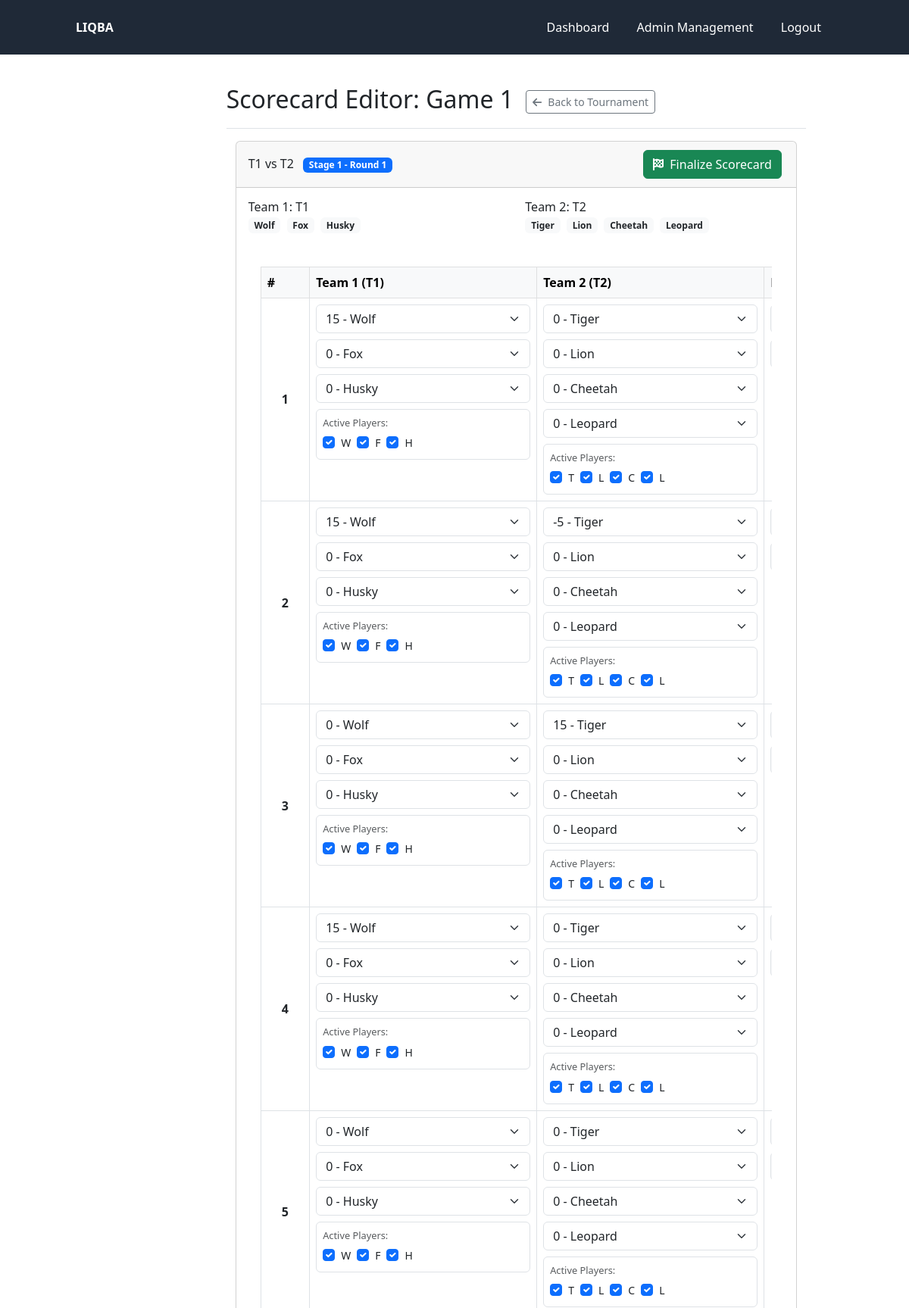
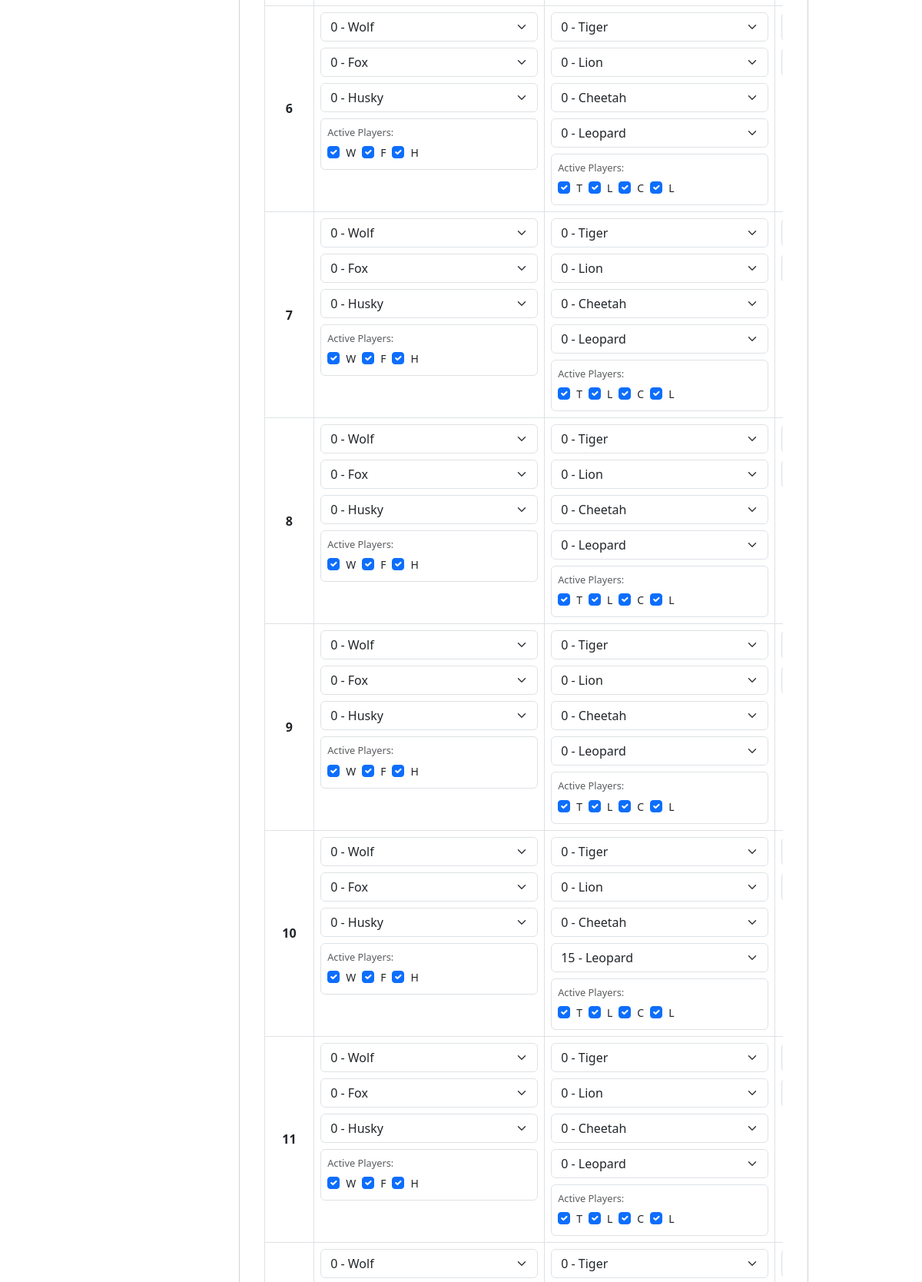
Screenshot of /admin/tournament/1/game/1/scorecard (signed in, upper part) with the database file from the repository (2 pictures, top to bottom).
### models/game.py (models this page shows, shortened)
class Game(db.Model):
    __tablename__ = 'game'
    __table_args__ = {'extend_existing': True}
    id = Column(db.Integer, primary_key=True)
    team1 = Column(String(100), nullable=False)
    team2 = Column(String(100), nullable=False)
    result = Column(Integer, nullable=False, default=-2)  # -2: not played, 1: team1 wins, 0: draw, -1: team2 wins
    tournament_id = Column(Integer, db.ForeignKey('tournament.id', name='fk_game_tournament'), nullable=False)
    round_number = Column(Integer, nullable=False)
    stage_id = Column(Integer, nullable=False)  # 1: preliminary, 2: playoff, etc.
    scorecard = Column(Text, nullable=True)
    tournament = db.relationship('Tournament', back_populates='games')
    questions = db.relationship('Question', back_populates='game_rel', lazy=True, foreign_keys='Question.game_id')
    alerts = db.relationship('Alert', back_populates='game', lazy='dynamic', cascade='all, delete-orphan')

### models/player.py (models this page shows, shortened)
class Player(db.Model):
    __tablename__ = 'player'
    __table_args__ = {'extend_existing': True}
    id = Column(Integer, primary_key=True)
    name = Column(String(100), nullable=False)
    team_id = Column(String(10), nullable=False)  # The team ID from prelims
    alias_id = Column(Integer, ForeignKey('team_alias.id', name='fk_player_alias'), nullable=True)  # Current stage alias
    alias_rel = db.relationship('TeamAlias', back_populates='players', foreign_keys=[alias_id])

### controllers/admin_controller.py (the view, shortened to what this page needs)
@admin_bp.route('/tournament/<int:tournament_id>/game/<int:game_id>/scorecard', methods=['GET', 'POST'])
@admin_login_required
def edit_game_scorecard(tournament_id, game_id):
    game = Game.query.get_or_404(game_id)
    tournament = Tournament.query.get_or_404(tournament_id)
    if game.tournament_id != tournament.id:
        flash("Game does not belong to this tournament", "danger")
        return redirect(url_for('admin.tournament_details', tournament_id=tournament_id))
    team1_id = game.team1
    team1_display_name = game.team1
    team2_id = game.team2
    team2_display_name = game.team2
    if team1_id and str(team1_id).startswith('W('):
        resolved_id, resolved_name, _ = resolve_team_reference(tournament.id, team1_id)
        if resolved_id and resolved_name:
            team1_id = resolved_id
            team1_display_name = resolved_name
    if team2_id and str(team2_id).startswith('W('):
        resolved_id, resolved_name, _ = resolve_team_reference(tournament.id, team2_id)
        if resolved_id and resolved_name:
            team2_id = resolved_id
            team2_display_name = resolved_name
    questions = Question.query.filter_by(game_id=game_id).order_by(Question.id).all()
    team1_players = db.session.query(Player).join(
        TeamAlias, Player.alias_id == TeamAlias.id
    ).filter(
        TeamAlias.tournament_id == tournament_id,
        Player.team_id == team1_id
    ).all()
    team2_players = db.session.query(Player).join(
        TeamAlias, Player.alias_id == TeamAlias.id
    ).filter(
        TeamAlias.tournament_id == tournament_id,
        Player.team_id == team2_id
    ).all()
    scorecard = []
    if game.scorecard:
        try:
            scorecard = json.loads(game.scorecard)
        except json.JSONDecodeError:
            current_app.logger.error(f"Invalid scorecard JSON for game {game_id}")
            scorecard = []
    return render_template(
        'admin/scorecard_editor.html',
        tournament=tournament,
        game=game,
        team1_id=team1_id,
        team1_name=team1_display_name,
        team2_id=team2_id,
        team2_name=team2_display_name,
        questions=questions,
        team1_players=team1_players,
        team2_players=team2_players,
        scorecard=scorecard
    )

### controllers/admin_controller.py (called while the page is built)
def admin_login_required(f):
    @wraps(f)
    def decorated_function(*args, **kwargs):
        if 'admin_id' not in session:
            flash('Please login first', 'warning')
            return redirect(url_for('admin.login'))
        return f(*args, **kwargs)
    return decorated_function

@admin_bp.before_request
def check_password_change():
    if 'admin_id' not in session or request.endpoint in ['admin.logout', 'admin.change_password', 'static']:
        return
    admin = Admin.query.get(session['admin_id'])
    if admin and admin.needs_password_change:
        if request.endpoint != 'admin.change_password':
            return redirect(url_for('admin.change_password'))

### controllers/reader_controller.py (called while the page is built)
@login_manager.user_loader
def load_reader(reader_id):
    return Reader.query.get(int(reader_id))

### templates/admin/scorecard_editor.html (shortened to what this page needs)
{% extends "admin/base.html" %}
{% block page_title %}
  Scorecard Editor: {{ game.name or ("Game " ~ game.id) }}
  <a href="{{ url_for('admin.tournament_details', tournament_id=tournament.id) }}" class="btn btn-outline-secondary btn-sm ms-2">
    <i class="fas fa-arrow-left me-1"></i> Back to Tournament
  </a>
{% endblock %}
{% block admin_content %}
<div class="container-fluid">
  <div class="row mb-4">
    <div class="col-md-12">
      <div class="card">
        <div class="card-header d-flex justify-content-between align-items-center">
          <h5 class="mb-0">
            {{ team1_name }} vs {{ team2_name }}
            <span class="badge bg-primary ms-2">
              {% if game.stage_id %}
                Stage {{ game.stage_id }}
              {% else %}
                Stage 1
              {% endif %}
              - Round {{ game.round_number }}
            </span>
          </h5>
          <div>
            <button id="finalizeBtn" class="btn btn-success">
              <i class="fas fa-flag-checkered me-1"></i> Finalize Scorecard
            </button>
          </div>
        </div>
        <div class="card-body">
          <div class="row mb-4">
            <div class="col-md-6">
              <h6>Team 1: {{ team1_name }}</h6>
              <div class="player-list">
                {% for player in team1_players %}
                <span class="badge bg-light text-dark me-1 mb-1">
                  {{ player.name }}{% if player.number %} ({{ player.number }}){% endif %}
                </span>
                {% endfor %}
              </div>
            </div>
            <div class="col-md-6">
              <h6>Team 2: {{ team2_name }}</h6>
              <div class="player-list">
                {% for player in team2_players %}
                <span class="badge bg-light text-dark me-1 mb-1">
                  {{ player.name }}{% if player.number %} ({{ player.number }}){% endif %}
                </span>
                {% endfor %}
              </div>
            </div>
          </div>
        <div class="card-body">
          <div class="table-responsive">
            <table class="table table-bordered table-hover" id="scorecardTable">
              <thead class="table-light">
                <tr>
                  <th style="width: 50px;">#</th>
                  <th style="min-width: 300px;">Team 1 ({{ team1_name }})</th>
                  <th style="min-width: 300px;">Team 2 ({{ team2_name }})</th>
                  <th style="min-width: 200px;">Bonus</th>
                </tr>
              </thead>
              <tbody id="scorecardBody">
                {% for i in range(scorecard|length) %}
                {% set tossup = scorecard[i] %}
                <tr data-tossup-index="{{ i }}">
                  <td class="align-middle text-center">
                    <strong>{{ i + 1 }}</strong>
                  </td>
                  <td>
                    <div class="team-answers" data-team="team1" data-tossup-index="{{ i }}">
                      {% for player in team1_players %}
                      <div class="input-group mb-2">
                        <select class="form-select player-score"
                                data-player-id="{{ player.id }}"
                                data-tossup-index="{{ i }}">
                          <option value="0">0 - {{ player.name }}{% if player.number %} ({{ player.number }}){% endif %}</option>
                          <option value="15" {% if tossup.team1[player.id|string] == 15 %}selected{% endif %}>15 - {{ player.name }}</option>
                        </select>
                      </div>
                      {% endfor %}
                      <div class="active-players mt-2 p-2 border rounded">
                        <small class="text-muted d-block mb-1">Active Players:</small>
                        <div class="d-flex flex-wrap">
                          {% for player in team1_players %}
                          <div class="form-check form-check-inline me-2">
                            <input class="form-check-input active-player"
                                   type="checkbox"
                                   data-tossup-index="{{ i }}"
                                   data-team="team1"
                                   data-player-id="{{ player.id }}"
                                   {% if not tossup.team1Players or tossup.team1Players[loop.index0] == 1 %}checked{% endif %}>
                            <label class="form-check-label small">
                              {{ player.name.split()|last|first }}{{ player.name.split()[-1]|first if player.name.split()|length > 1 else '' }}
                            </label>
                          </div>
                          {% endfor %}
                        </div>
                      </div>
                    </div>
                  </td>
                  <td>
                    <div class="team-answers" data-team="team2" data-tossup-index="{{ i }}">
                      {% for player in team2_players %}
                      <div class="input-group mb-2">
                        <select class="form-select player-score"
                                data-player-id="{{ player.id }}"
                                data-tossup-index="{{ i }}">
                          <option value="0">0 - {{ player.name }}{% if player.number %} ({{ player.number }}){% endif %}</option>
                          <option value="-5" {% if tossup.team2[player.id|string] == -5 %}selected{% endif %}>-5 - {{ player.name }}</option>
                          <option value="15" {% if tossup.team2[player.id|string] == 15 %}selected{% endif %}>15 - {{ player.name }}</option>
                        </select>
                      </div>
                      {% endfor %}
                      <div class="active-players mt-2 p-2 border rounded">
                        <small class="text-muted d-block mb-1">Active Players:</small>
                        <div class="d-flex flex-wrap">
                          {% for player in team2_players %}
                          <div class="form-check form-check-inline me-2">
                            <input class="form-check-input active-player"
                                   type="checkbox"
                                   data-tossup-index="{{ i }}"
                                   data-team="team2"
                                   data-player-id="{{ player.id }}"
                                   {% if not tossup.team2Players or tossup.team2Players[loop.index0] == 1 %}checked{% endif %}>
                            <label class="form-check-label small">
                              {{ player.name.split()|last|first }}{{ player.name.split()[-1]|first if player.name.split()|length > 1 else '' }}
                            </label>
                          </div>
                          {% endfor %}
                        </div>
                      </div>
                    </div>
                  </td>
                  <td>
                  </td>
                </tr>
                {% endfor %}
              </tbody>
            </table>
          </div>
        </div>
      </div>
    </div>
  </div>
</div>
{% endblock %}

### templates/base.html (style rules this page uses)
.btn { margin: 0.2rem; }
html, body { height: 100%; }
body { display: flex; flex-direction: column; }

### rows the page displays
Game: id "Game 1", team1 "T1", team2 "T2", stage_id "1", round_number "1"
Player: name "Wolf", id "15 - Wolf", name.split|last "W", id "0 - Wolf"
Player: name "Fox", id "0 - Fox", name.split|last "F"
Player: name "Husky", id "0 - Husky", name.split|last "H"
Player: name "Tiger", id "0 - Tiger", name.split|last "T", id "-5 - Tiger", id "15 - Tiger"
Player: name "Lion", id "0 - Lion", name.split|last "L"
Player: name "Cheetah", id "0 - Cheetah", name.split|last "C"
Player: name "Leopard", id "0 - Leopard", name.split|last "L", id "15 - Leopard"

### other values shown
{{ i + 1 }} "1" "2" "3" "4" "5" "6" "7" "8" "9" "10" "11"
